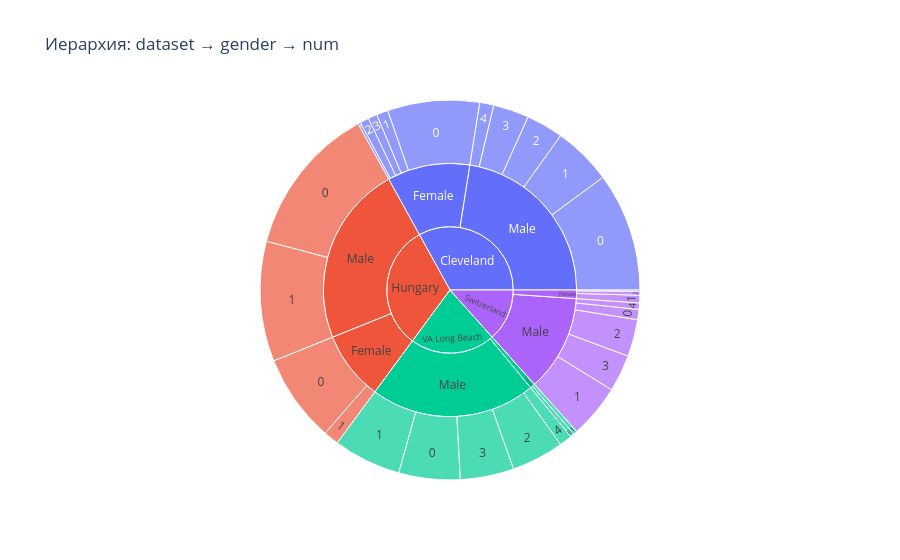

The notebook cell this image was saved under:
### Code cell
# Sunburst по категориям
px.sunburst(df, path=['dataset', 'gender', 'num'],
            title='Иерархия: dataset → gender → num').show()

### Figure 1 — Plotly figure (JSON) as saved in the notebook; plotly's stock layout.template omitted (floating-point values rounded to 4 significant figures)
{"data": [{"branchvalues": "total", "domain": {"x": [0, 1], "y": [0, 1]}, "hovertemplate": "labels=%{label}<br>count=%{value}<br>parent=%{parent}<br>id=%{id}<extra></extra>", "ids": ["Cleveland/Male/0", "Cleveland/Male/2", "Cleveland/Male/1", "Cleveland/Female/0", "Cleveland/Female/3", "Cleveland/Male/3", "Cleveland/Male/4", "Cleveland/Female/4", "Cleveland/Female/1", "Cleveland/Female/2", "Hungary/Male/0", "Hungary/Female/0", "Hungary/Male/1", "Hungary/Female/1", "Switzerland/Male/1", "Switzerland/Male/3", "Switzerland/Female/2", "Switzerland/Female/1", "Switzerland/Male/0", "Switzerland/Male/2", "Switzerland/Male/4", "Switzerland/Female/3", "VA Long Beach/Male/2", "VA Long Beach/Male/0", "VA Long Beach/Male/1", "VA Long Beach/Male/3", "VA Long Beach/Male/4", "VA Long Beach/Female/0", "VA Long Beach/Female/1", "Cleveland/Male", "Cleveland/Female", "Hungary/Male", "Hungary/Female", "Switzerland/Male", "Switzerland/Female", "VA Long Beach/Male", "VA Long Beach/Female", "Cleveland", "Hungary", "Switzerland", "VA Long Beach"], "labels": ["0", "2", "1", "0", "3", "3", "4", "4", "1", "2", "0", "0", "1", "1", "1", "3", "2", "1", "0", "2", "4", "3", "2", "0", "1", "3", "4", "0", "1", "Male", "Female", "Male", "Female", "Male", "Female", "Male", "Female", "Cleveland", "Hungary", "Switzerland", "VA Long Beach"], "name": "", "parents": ["Cleveland/Male", "Cleveland/Male", "Cleveland/Male", "Cleveland/Female", "Cleveland/Female", "Cleveland/Male", "Cleveland/Male", "Cleveland/Female", "Cleveland/Female", "Cleveland/Female", "Hungary/Male", "Hungary/Female", "Hungary/Male", "Hungary/Female", "Switzerland/Male", "Switzerland/Male", "Switzerland/Female", "Switzerland/Female", "Switzerland/Male", "Switzerland/Male", "Switzerland/Male", "Switzerland/Female", "VA Long Beach/Male", "VA Long Beach/Male", "VA Long Beach/Male", "VA Long Beach/Male", "VA Long Beach/Male", "VA Long Beach/Female", "VA Long Beach/Female", "Cleveland", "Cleveland", "Hungary", "Hungary", "Switzerland", "Switzerland", "VA Long Beach", "VA Long Beach", "", "", "", ""], "type": "sunburst", "values": [93, 29, 46, 72, 7, 28, 11, 2, 9, 7, 118, 69, 94, 12, 42, 29, 3, 6, 8, 29, 5, 1, 41, 48, 53, 42, 10, 3, 3, 207, 97, 212, 81, 113, 10, 194, 6, 304, 293, 123, 200]}], "layout": {"legend": {"tracegroupgap": 0}, "title": {"text": "Иерархия: dataset → gender → num"}}}
